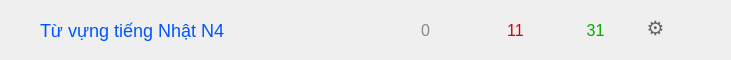
<?xml version="1.0" encoding="UTF-8"?>
<ui version="4.0">
 <class>Form</class>
 <widget class="QWidget" name="Form">
  <property name="geometry">
   <rect>
    <x>0</x>
    <y>0</y>
    <width>731</width>
    <height>60</height>
   </rect>
  </property>
  <property name="windowTitle">
   <string>Form</string>
  </property>
  <widget class="QFrame" name="row_bo_the">
   <property name="geometry">
    <rect>
     <x>20</x>
     <y>5</y>
     <width>670</width>
     <height>51</height>
    </rect>
   </property>
   <property name="minimumSize">
    <size>
     <width>0</width>
     <height>45</height>
    </size>
   </property>
   <property name="styleSheet">
    <string>#row_bo_the { border-radius: 20px; } #row_bo_the:hover { background-color: #e6e6e6; } QPushButton { background-color: transparent; border: none; text-align: left; font-size: 18px; color: #0055ff; } QPushButton:hover { text-decoration: underline; }</string>
   </property>
   <widget class="QPushButton" name="btn_TenBoThe">
    <property name="geometry">
     <rect>
      <x>20</x>
      <y>10</y>
      <width>184</width>
      <height>31</height>
     </rect>
    </property>
    <property name="sizePolicy">
     <sizepolicy hsizetype="Ignored" vsizetype="Expanding">
      <horstretch>0</horstretch>
      <verstretch>0</verstretch>
     </sizepolicy>
    </property>
    <property name="cursor">
     <cursorShape>PointingHandCursor</cursorShape>
    </property>
    <property name="text">
     <string>Từ vựng tiếng Nhật N4</string>
    </property>
   </widget>
   <widget class="QLabel" name="lbl_SoMoi">
    <property name="geometry">
     <rect>
      <x>390</x>
      <y>10</y>
      <width>31</width>
      <height>31</height>
     </rect>
    </property>
    <property name="font">
     <font>
      <pointsize>12</pointsize>
     </font>
    </property>
    <property name="styleSheet">
     <string>color: #888888;</string>
    </property>
    <property name="text">
     <string>0</string>
    </property>
    <property name="alignment">
     <set>Qt::AlignCenter</set>
    </property>
   </widget>
   <widget class="QLabel" name="lbl_SoHoc">
    <property name="geometry">
     <rect>
      <x>480</x>
      <y>10</y>
      <width>31</width>
      <height>31</height>
     </rect>
    </property>
    <property name="font">
     <font>
      <pointsize>12</pointsize>
     </font>
    </property>
    <property name="styleSheet">
     <string>color: #d80000;</string>
    </property>
    <property name="text">
     <string>11</string>
    </property>
    <property name="alignment">
     <set>Qt::AlignCenter</set>
    </property>
   </widget>
   <widget class="QLabel" name="lbl_SoDenHan">
    <property name="geometry">
     <rect>
      <x>560</x>
      <y>10</y>
      <width>31</width>
      <height>31</height>
     </rect>
    </property>
    <property name="font">
     <font>
      <pointsize>12</pointsize>
     </font>
    </property>
    <property name="styleSheet">
     <string>color: #00aa00;</string>
    </property>
    <property name="text">
     <string>31</string>
    </property>
    <property name="alignment">
     <set>Qt::AlignCenter</set>
    </property>
   </widget>
   <widget class="QToolButton" name="btn_Settings">
    <property name="geometry">
     <rect>
      <x>620</x>
      <y>2</y>
      <width>31</width>
      <height>41</height>
     </rect>
    </property>
    <property name="minimumSize">
     <size>
      <width>30</width>
      <height>30</height>
     </size>
    </property>
    <property name="styleSheet">
     <string>color: #666; font-size: 20px; font-weight: bold; background-color: transparent; border: none;</string>
    </property>
    <property name="cursor">
     <cursorShape>PointingHandCursor</cursorShape>
    </property>
    <property name="text">
     <string>⚙</string>
    </property>
   </widget>
  </widget>
 </widget>
 <resources/>
 <connections/>
</ui>
